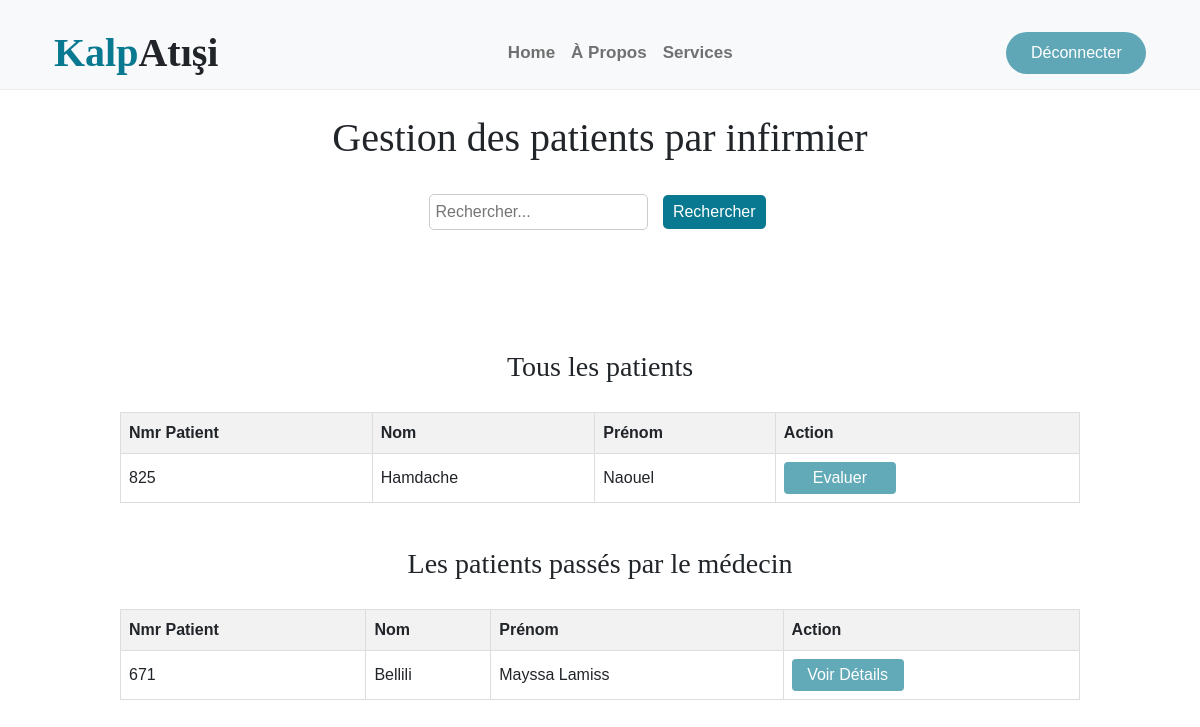
The app's page /Inf.php (signed in) with its own data.
### tables this page shows
CREATE TABLE `patient` (
  `id_patient` int(11) NOT NULL,
  `nom` varchar(30) NOT NULL,
  `prenom` varchar(30) NOT NULL,
  `naissance` date NOT NULL,
  `sexe` varchar(10) NOT NULL,
  `adresse` varchar(100) NOT NULL,
  `tel` varchar(15) NOT NULL,
  `salle` varchar(10) NOT NULL,
  `etat` enum('en attente','valider') NOT NULL DEFAULT 'en attente',
  `statut` enum('dans la salle','chez infirmier','chez le médecin','libérer','Orienté vers le radiologue','Orienté vers laboratoire') NOT NULL
);

CREATE TABLE `consultation` (
  `id` int(11) NOT NULL,
  `symptome` mediumtext NOT NULL,
  `diagnostic` mediumtext NOT NULL,
  `date` timestamp NOT NULL DEFAULT current_timestamp() ON UPDATE current_timestamp(),
  `id_patient` int(11) NOT NULL,
  `médecin` int(11) NOT NULL
);

### public/Inf.php (the view, shortened to what this page needs)
<?php
$conn = mysqli_connect("localhost", "root", "", "mémoire");
$medecin_id = 15;
$get_seen_patients = mysqli_query($conn, "
  SELECT
    consultation.id AS consultation_id,
    patient.id_patient,
    patient.nom,
    patient.prenom
  FROM
    consultation
  INNER JOIN
    patient
  ON
    consultation.id_patient = patient.id_patient
  WHERE
    consultation.médecin = $medecin_id
");
?>
<!DOCTYPE html>
<html lang="en">
<head>
    <link rel="stylesheet" href="css/bootstrap.css">
    <link rel="stylesheet" href="/public/css/style.css">
    <link rel="stylesheet" href="https://use.fontawesome.com/releases/v5.15.4/css/all.css"/>
    <link href="https://cdn.jsdelivr.net/npm/bootstrap-icons@1.4.1/font/bootstrap-icons.css" rel="stylesheet">
    <link href='https://stackpath.bootstrapcdn.com/bootstrap/5.0.0-alpha1/css/bootstrap.min.css' rel='stylesheet'>
    <link href='https://cdnjs.cloudflare.com/ajax/libs/font-awesome/4.7.0/css/font-awesome.min.css' rel='stylesheet'>
</head>
<body oncontextmenu='return false' class='snippet-body'>
     <div class="container-fluid nav-bar">
        <div class="container">
            <div class="navbar navbar-light navbar-expand-lg py-4">
                <a href="index.php" class="navbar-brand">
                    <h1 class="text fw-bold mb-0" style="color: #087990;">Kalp<span class="text-dark">Atışi</span> </h1>
                </a>
                <div class="collapse navbar-collapse" id="navbarCollapse">
                    <div class="navbar-nav mx-auto">
                        <a href="index.php" class="nav-item nav-link" >Home</a>
                        <a href="aboutus.php" class="nav-item nav-link">À Propos</a>
                        <a href="Service.php" class="nav-item nav-link">Services</a>
                    </div>
                    <a href="logout.php" class="btn py-2 px-4 d-none d-xl-inline-block rounded-pill" style="background-color:#087990a2; color:white;width: 140px;">Déconnecter</a>
                </div>
            </div>
        </div>
    </div>
    <br>
<body>
    <h1 style="display: flex;justify-content: center;">Gestion des patients par infirmier</h1>
    <br>
    <div class="search-container">
        <input type="text" id="searchInput" placeholder="Rechercher...">
        <button onclick="searchTable()">Rechercher</button>
    </div>
    <div class="content">
    <h3>Tous les patients</h3>
        <table id="allPatientsTable">
            <thead>
                <tr>
                    <th>Nmr Patient</th>
                    <th>Nom</th>
                    <th>Prénom</th>
                    <th>Action</th>
                </tr>
            </thead>
            <tbody>
            <?php
$get_pat = mysqli_query($conn, "SELECT * FROM `patient` WHERE etat='en attente'");
if(mysqli_num_rows($get_pat) > 0) {
    while($row = mysqli_fetch_assoc($get_pat)) {
        echo "<tr>
            <td>{$row['id_patient']}</td>
            <td>{$row['nom']}</td>
            <td>{$row['prenom']}</td>
            <td><a href='Evaluation.php?c={$row['id_patient']}' class='btn btn-custom' value='{$row['id_patient']}'>Evaluer</a></td>
        </tr>";
    }
}
?>
            </tbody>
        </table>
        <br>
        <h3>Les patients passés par le médecin</h3>
        <table id="seenPatientsTable">
            <thead>
                <tr>
                    <th>Nmr Patient</th>
                    <th>Nom</th>
                    <th>Prénom</th>
                    <th>Action</th>
                </tr>
            </thead>
            <tbody>
            <tr>
  <?php
          if(mysqli_num_rows($get_seen_patients) > 0) {
            while($row=mysqli_fetch_assoc($get_seen_patients)) {
              echo "<tr>
                <td>$row[id_patient]</td>
                <td>$row[nom]</td>
                <td>$row[prenom]</td>
                <td><a href='details.php?id_patient={$row['id_patient']}' class='btn btn-custom' value='$row[id_patient]'>Voir Détails</a></td>
              </tr>";
            }
          }
    ?>
        </tr>
            </tbody>
        </table>
        <br>
    </div>
</body>
</html>

### public/css/style.css (style rules this page uses)
:root { --primary-color:#087990; --bs-primary: #087990; --text-dark: black; --text-light:black; --white: #ffffff; }
h1, h2, h3, .h1, .h2, .h3 { font-weight: 400 !important; font-family: 'Playball', cursive !important; }
.nav-bar { background: var(--bs-light); border-bottom: 1px solid rgba(0, 0, 0, .05); height: 90px; }
.navbar .navbar-nav .nav-link { padding: 10px 12px; font-weight: 600; font-size: 17px; transition: .5s; }
.content { max-width: 2000px; margin: auto; min-height: 5vh; padding-top: 100px; display: flex; flex-direction: column; }
.btn { font-weight: 700; transition: .3s; width: 100px; }
*, *::before, *::after { box-sizing: border-box; }

### public/Inf.php (style rules this page uses)
body { font-family: Arial, sans-serif; }
.search-container { text-align: center; margin-bottom: 20px; }
.search-container input[type=text] { padding: 5px; margin-right: 5px; border-radius: 5px; border: 1px solid #ccc; }
.search-container button { padding: 5px 10px; border-radius: 5px; border: none; cursor: pointer; background-color: #087990; color: white; }
h3 { text-align: center; }
table { width: 80%; margin: 20px auto; border-collapse: collapse; }
th, td { border: 1px solid #ddd; padding: 8px; }
th { background-color: #f2f2f2; }
button { padding: 5px 10px; margin: 0 5px; cursor: pointer; border:none; background-color:#ccc; color: white; border-radius: 3px; }
.btn-custom { background-color: #087990a2; color: white; width: 7rem; padding: 0.2rem; text-align: center; }

### records on screen
patient: id_patient "825", nom "Hamdache", prenom "Naouel"
consultation: id_patient.id_patient "671", id_patient.nom "Bellili", id_patient.prenom "Mayssa Lamiss"
